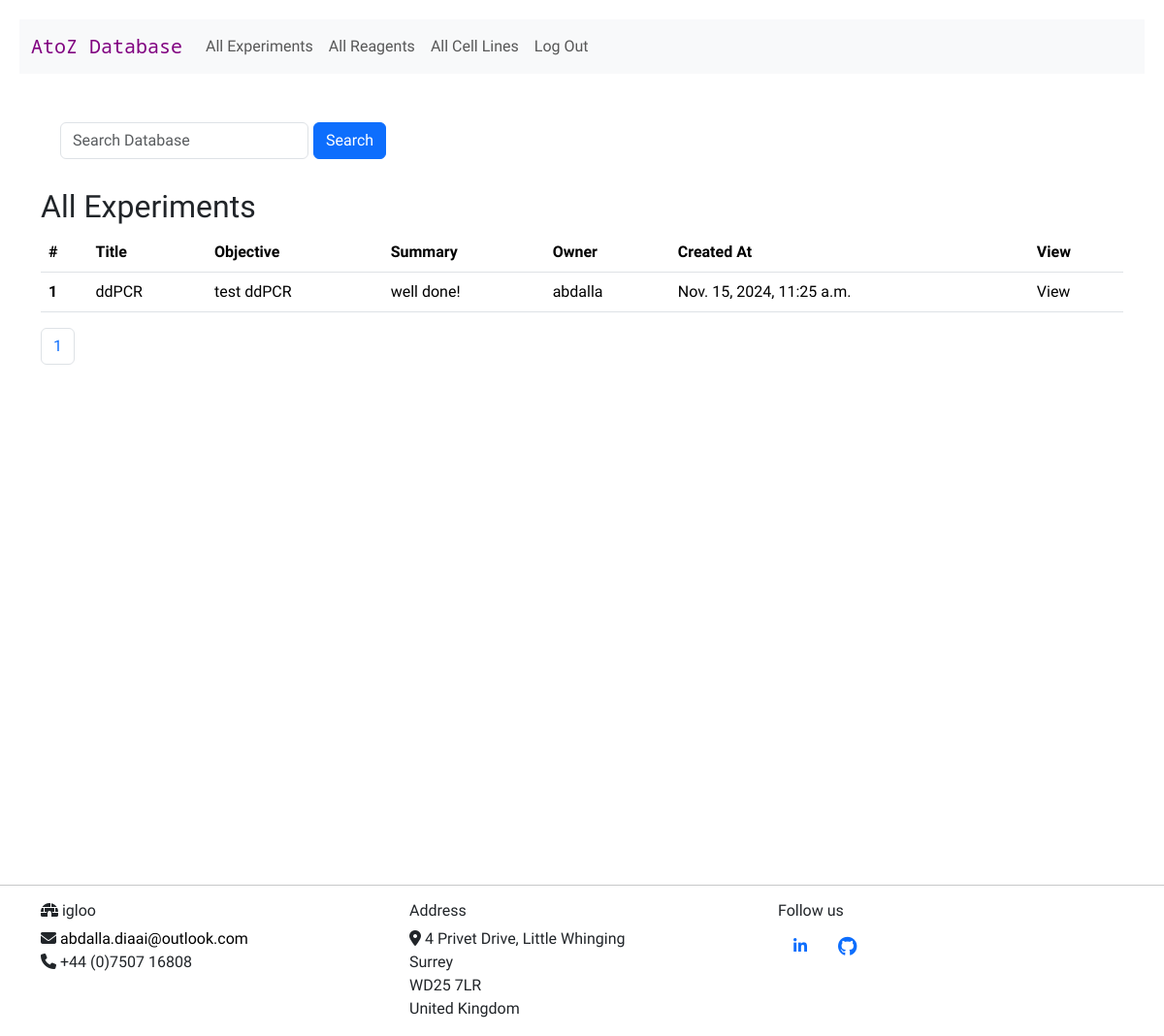
The page /view_experiments (signed in) on the database its author committed.
### reagents/models.py (models this page shows, shortened)
class TimeStampedModel(models.Model):
    created_at = models.DateTimeField(auto_now_add=True)
    updated_at = models.DateTimeField(auto_now=True)
    class Meta:
        abstract = True

class Experiment(TimeStampedModel):
    created = TimeStampedModel.created_at
    title = models.CharField(max_length=300, blank=True, null=True)
    objective = models.TextField(blank=True, null=True)
    methods = models.TextField(blank=True, null=True)
    results = models.TextField(blank=True, null=True)
    summary = models.TextField(blank=True, null=True)
    owner = models.ForeignKey(settings.AUTH_USER_MODEL, on_delete=models.CASCADE, null=True)

class User(AbstractUser):
    pass

### reagents/views.py (the view)
# urls.py: path("view_experiments", views.view_experiments, name="view_experiments"),
@login_required
def view_experiments(request):
    reagents = Experiment.objects.all()
    paginator = Paginator(reagents, 10)
    page_number = request.GET.get("page")
    page_obj = paginator.get_page(page_number)
    return render(
        request,
        "reagents/experiments.html",
        {"page_obj": page_obj, "paginator": paginator,
         "search_form": ReagentSearch()},
    )

### reagents/forms.py
class ReagentSearch(forms.Form):
    search = forms.CharField(
        label="",
        widget=forms.TextInput(
            attrs={"placeholder": "Search Database", "class": "form-control"}
        ),
    )
    database_to_search = models.CharField(max_length=30)

### reagents/templates/reagents/experiments.html (shortened to what this page needs)
{% extends "reagents/layout.html" %}
{% load static %}
{% block body %}
<form class="d-flex" action="{% url 'reagents_search' %}" method="POST">
    <div class="form-group">
        {{ search_form }}
    </div>
    <button class="btn btn-primary" type="submit">Search</button>
</form>
<h2>All Experiments</h2>
{% if user.is_authenticated %}
<div>
    <table class="table">
        <thead>
            <tr>
                <th scope="col">#</th>
                <th scope="col">Title</th>
                <th scope="col">Objective</th>
                <th scope="col">Summary</th>
                <th scope="col">Owner</th>
                <th scope="col">Created At</th>
                <th scope="col">View</th>
            </tr>
        </thead>
        <tbody>
            {% for experiment in page_obj %}
            <tr>
                <th scope="row">{{ experiment.id }}</th>
                <td>{{ experiment.title }}</td>
                <td>{{ experiment.objective }}</td>
                <td>{{ experiment.summary }}</td>
                <td>{{ experiment.owner }}</td>
                <td> {{ experiment.created }}</td>
                <td><a id="view" href="{% url 'view_experiment' experiment.id %}">View</a></td>
            </tr>
            {% endfor %}
        </tbody>
    </table>
</div>
{% if paginator.count > 0 %}
<nav aria-label="Page navigation example">
    <ul class="pagination">
        {% for page_number in paginator.page_range %}
        {% if page.obj.number == page_number %}
        <li class="page-item active"><a class="page-link" href="">{{ page_number }}</a></li>
        {% else %}
        <li class="page-item"><a class="page-link" href="?page={{ page_number }}">{{ page_number }}</a></li>
        {% endif %}
        {% endfor %}
    </ul>
</nav>
{% endif %}
{% endif %}
{% endblock %}

### reagents/static/reagents/styles.css (style rules this page uses)
.form-group { margin: 10px 0 10px 0; }
button { margin: 10px 0 10px 5px; cursor: pointer; }
form { padding: 20px; }
#id_search { margin-inline-end: 10px; }
body { font-family: "Ubuntu", sans-serif; font-weight: 300; font-style: normal; }
a { text-decoration: none; color: black; }

### rows shown on the page
Experiment: id "1", title "ddPCR", objective "test ddPCR", summary "well done!", owner "abdalla", created "Nov. 15, 2024, 11:25 a.m."

### other values the page prints
{{ page_number }} "1"
